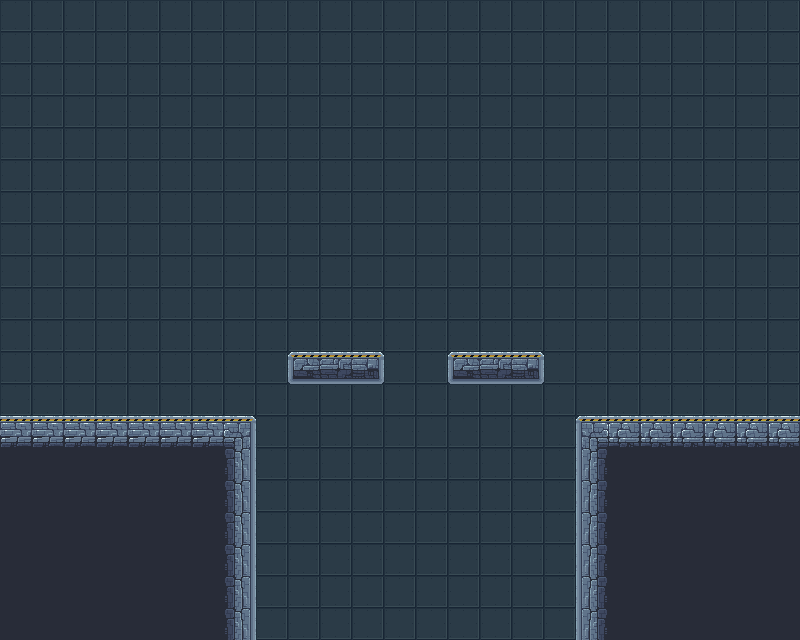

Rendered tile map (Tiled .tmx) drawn with the repository's tilesets; below, a short description and the full map source, tile grids included:
An orthogonal 25x20 tile map with 32x32 px tiles, 3 tile layers (Tile Layer 3, Tile Layer 2, Tile Layer 1).

<map version="1.10" tiledversion="1.11.0" orientation="orthogonal" renderorder="right-down" width="25" height="20" tilewidth="32" tileheight="32" infinite="0" nextlayerid="4" nextobjectid="1">
 <tileset firstgid="1" name="terrain" tilewidth="32" tileheight="32" tilecount="81" columns="9">
  <image source="Tilesets/level_tileset.png" width="300" height="300" />
 </tileset>
 <layer id="2" name="Tile Layer 3" width="25" height="20">
  <data encoding="csv">
36,36,36,36,36,36,36,36,36,36,36,36,36,36,36,36,36,36,36,36,36,36,36,36,36,
36,36,36,36,36,36,36,36,36,36,36,36,36,36,36,36,36,36,36,36,36,36,36,36,36,
36,36,36,36,36,36,36,36,36,36,36,36,36,36,36,36,36,36,36,36,36,36,36,36,36,
36,36,36,36,36,36,36,36,36,36,36,36,36,36,36,36,36,36,36,36,36,36,36,36,36,
36,36,36,36,36,36,36,36,36,36,36,36,36,36,36,36,36,36,36,36,36,36,36,36,36,
36,36,36,36,36,36,36,36,36,36,36,36,36,36,36,36,36,36,36,36,36,36,36,36,36,
36,36,36,36,36,36,36,36,36,36,36,36,36,36,36,36,36,36,36,36,36,36,36,36,36,
36,36,36,36,36,36,36,36,36,36,36,36,36,36,36,36,36,36,36,36,36,36,36,36,36,
36,36,36,36,36,36,36,36,36,36,36,36,36,36,36,36,36,36,36,36,36,36,36,36,36,
36,36,36,36,36,36,36,36,36,36,36,36,36,36,36,36,36,36,36,36,36,36,36,36,36,
36,36,36,36,36,36,36,36,36,36,36,36,36,36,36,36,36,36,36,36,36,36,36,36,36,
36,36,36,36,36,36,36,36,36,36,36,36,36,36,36,36,36,36,36,36,36,36,36,36,36,
36,36,36,36,36,36,36,36,36,36,36,36,36,36,36,36,36,36,36,36,36,36,36,36,36,
36,36,36,36,36,36,36,36,36,36,36,36,36,36,36,36,36,36,36,36,36,36,36,36,36,
11,11,11,11,11,11,11,36,36,36,36,36,36,36,36,36,36,36,36,11,11,11,11,11,11,
11,11,11,11,11,11,11,36,36,36,36,36,36,36,36,36,36,36,36,11,11,11,11,11,11,
11,11,11,11,11,11,11,36,36,36,36,36,36,36,36,36,36,36,36,11,11,11,11,11,11,
11,11,11,11,11,11,11,36,36,36,36,36,36,36,36,36,36,36,36,11,11,11,11,11,11,
11,11,11,11,11,11,11,36,36,36,36,36,36,36,36,36,36,36,36,11,11,11,11,11,11,
11,11,11,11,11,11,11,36,36,36,36,36,36,36,36,36,36,36,36,11,11,11,11,11,11
</data>
 </layer>
 <layer id="3" name="Tile Layer 2" width="25" height="20">
  <data encoding="csv">
0,0,0,0,0,0,0,0,0,0,0,0,0,0,0,0,0,0,0,0,0,0,0,0,0,
0,0,0,0,0,0,0,0,0,0,0,0,0,0,0,0,0,0,0,0,0,0,0,0,0,
0,0,0,0,0,0,0,0,0,0,0,0,0,0,0,0,0,0,0,0,0,0,0,0,0,
0,0,0,0,0,0,0,0,0,0,0,0,0,0,0,0,0,0,0,0,0,0,0,0,0,
0,0,0,0,0,0,0,0,0,0,0,0,0,0,0,0,0,0,0,0,0,0,0,0,0,
0,0,0,0,0,0,0,0,0,0,0,0,0,0,0,0,0,0,0,0,0,0,0,0,0,
0,0,0,0,0,0,0,0,0,0,0,0,0,0,0,0,0,0,0,0,0,0,0,0,0,
0,0,0,0,0,0,0,0,0,0,0,0,0,0,0,0,0,0,0,0,0,0,0,0,0,
0,0,0,0,0,0,0,0,0,0,0,0,0,0,0,0,0,0,0,0,0,0,0,0,0,
0,0,0,0,0,0,0,0,0,0,0,0,0,0,0,0,0,0,0,0,0,0,0,0,0,
0,0,0,0,0,0,0,0,0,0,0,0,0,0,0,0,0,0,0,0,0,0,0,0,0,
0,0,0,0,0,0,0,0,0,0,0,0,0,0,0,0,0,0,0,0,0,0,0,0,0,
0,0,0,0,0,0,0,0,0,0,0,0,0,0,0,0,0,0,0,0,0,0,0,0,0,
0,0,0,0,0,0,0,0,0,0,0,0,0,0,0,0,0,0,0,0,0,0,0,0,0,
0,0,0,0,0,0,0,0,0,0,0,0,0,0,0,0,0,0,0,0,0,0,0,0,0,
0,0,0,0,0,0,0,0,0,0,0,0,0,0,0,0,0,0,0,0,0,0,0,0,0,
0,0,0,0,0,0,0,0,0,0,0,0,0,0,0,0,0,0,0,0,0,0,0,0,0,
0,0,0,0,0,0,0,0,0,0,0,0,0,0,0,0,0,0,0,0,0,0,0,0,0,
0,0,0,0,0,0,0,0,0,0,0,0,0,0,0,0,0,0,0,0,0,0,0,0,0,
0,0,0,0,0,0,0,0,0,0,0,0,0,0,0,0,0,0,0,0,0,0,0,0,0
</data>
 </layer>
 <layer id="1" name="Tile Layer 1" width="25" height="20">
  <data encoding="csv">
0,0,0,0,0,0,0,0,0,0,0,0,0,0,0,0,0,0,0,0,0,0,0,0,0,
0,0,0,0,0,0,0,0,0,0,0,0,0,0,0,0,0,0,0,0,0,0,0,0,0,
0,0,0,0,0,0,0,0,0,0,0,0,0,0,0,0,0,0,0,0,0,0,0,0,0,
0,0,0,0,0,0,0,0,0,0,0,0,0,0,0,0,0,0,0,0,0,0,0,0,0,
0,0,0,0,0,0,0,0,0,0,0,0,0,0,0,0,0,0,0,0,0,0,0,0,0,
0,0,0,0,0,0,0,0,0,0,0,0,0,0,0,0,0,0,0,0,0,0,0,0,0,
0,0,0,0,0,0,0,0,0,0,0,0,0,0,0,0,0,0,0,0,0,0,0,0,0,
0,0,0,0,0,0,0,0,0,0,0,0,0,0,0,0,0,0,0,0,0,0,0,0,0,
0,0,0,0,0,0,0,0,0,0,0,0,0,0,0,0,0,0,0,0,0,0,0,0,0,
0,0,0,0,0,0,0,0,0,0,0,0,0,0,0,0,0,0,0,0,0,0,0,0,0,
0,0,0,0,0,0,0,0,0,0,0,0,0,0,0,0,0,0,0,0,0,0,0,0,0,
0,0,0,0,0,0,0,0,0,6,7,8,0,0,6,7,8,0,0,0,0,0,0,0,0,
0,0,0,0,0,0,0,0,0,0,0,0,0,0,0,0,0,0,0,0,0,0,0,0,0,
3,3,3,3,3,3,3,4,0,0,0,0,0,0,0,0,0,0,1,2,2,2,2,2,2,
0,0,0,0,0,0,0,13,0,0,0,0,0,0,0,0,0,0,10,0,0,0,0,0,0,
0,0,0,0,0,0,0,13,0,0,0,0,0,0,0,0,0,0,10,0,0,0,0,0,0,
0,0,0,0,0,0,0,13,0,0,0,0,0,0,0,0,0,0,10,0,0,0,0,0,0,
0,0,0,0,0,0,0,13,0,0,0,0,0,0,0,0,0,0,10,0,0,0,0,0,0,
0,0,0,0,0,0,0,13,0,0,0,0,0,0,0,0,0,0,10,0,0,0,0,0,0,
0,0,0,0,0,0,0,13,0,0,0,0,0,0,0,0,0,0,10,0,0,0,0,0,0
</data>
 </layer>
</map>
